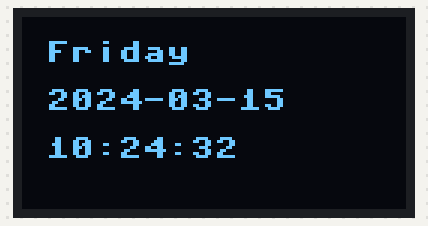
Simulated run of this program. Board: ESP8266 board running MicroPython. Parts: 128×64 one-colour display. WiFi joins after 1.5 s; the clock reads 2024-03-15 10:24:30 at power-on unless the program sets it; requests to the public web service named in the program get a made-up reply in its usual format after 0.4 s (London, UTC, broken clouds, 64 % humidity, 1013 hPa unless stated).

Above: at 2.1 s.
At 6.1 s:
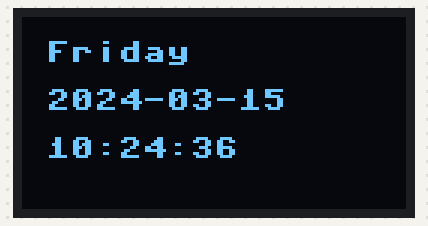
At 11.1 s:
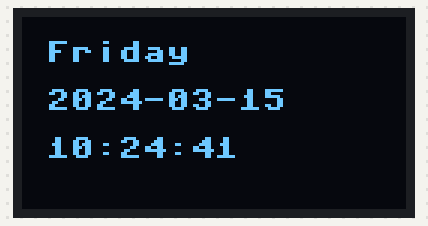
At 20.1 s:
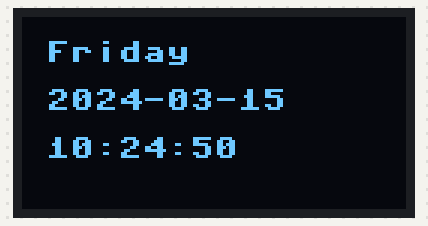
At 27.1 s:
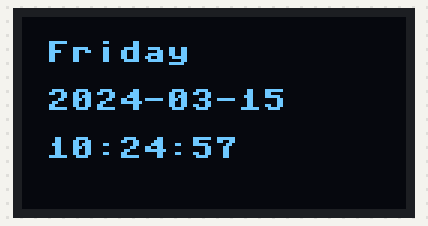
At 38.1 s:
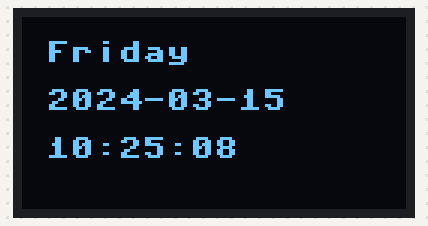

Measured:
- what the display in image 1 shows lasts 1.0 s, from 6.1 s to 7.1 s

The program:

SimpleWebClockWithTimerUsingWebAPI.py
```python
# Timer-based clock with SSD1306 oled display (by Alan Wang),
# RTC and World Time API version (automatic timezone)

SSID = '' # WiFi ssid
PW   = '' # WiFi password
SCL  = 5
SDA  = 4

import network, requests, time, ssd1306, gc
from machine import Pin, SoftI2C, Timer, RTC

gc.enable()

# weekday names
weekday = ('Monday', 'Tuesday', 'Wednesday', 'Thursday', 'Friday', 'Saturday', 'Sunday')

# setup oled display (SCL -> D1, SDA -> D2)
display = ssd1306.SSD1306_I2C(128, 64, SoftI2C(scl=Pin(SCL), sda=Pin(SDA)))

# inernal RTC
rtc = RTC()

# setup and connect WiFi
wifi = network.WLAN(network.STA_IF)
wifi.active(True)
wifi.connect(SSID, PW)
while not wifi.isconnected():
    pass

sec_prev = 0

# time update function
def rtcUpdate(timer):
    while True:
        try:
            response = requests.get('http://worldtimeapi.org/api/ip')
            if response.status_code == 200:
                parsed = response.json()
                # parsed['unixtime']: local unixtime since 1970/01/01 00:00:00)
                # parsed['raw_offset']: timezone hour offset
                # 946684800: unixtime of 2020/01/01 00:00:00 (system start time on MicroPython)
                # generate datetime tuple based on these information
                dt = time.localtime(parsed['unixtime'] + parsed['raw_offset'] - 946684800)
                # rtc.datetime((year, month, day, weekday, hour, minute, second, microsecond))
                rtc.datetime((dt[0], dt[1], dt[2], dt[6], dt[3], dt[4], dt[5], 0))
                break
        except:
            time.sleep(10) # try again if failed

# display update function
def clockUpdate(timer):
    global sec_prev
    dt = rtc.datetime()
    if dt[6] != sec_prev:
        display.fill(0)
        display.text(weekday[dt[3]], 8, 8)
        display.text('{0:04d}-{1:02d}-{2:02d}'.format(*dt), 8, 24)
        display.text('{4:02d}:{5:02d}:{6:02d}'.format(*dt), 8, 40)
        display.show() # display clock
    sec_prev = dt[6]

# update time for the first time
rtcUpdate(None)

# start timers
timer_ntp, timer_display = Timer(-1), Timer(-1)
timer_ntp.init(mode=Timer.PERIODIC, period=900000, callback=rtcUpdate)
timer_display.init(mode=Timer.PERIODIC, period=100, callback=clockUpdate)
```
